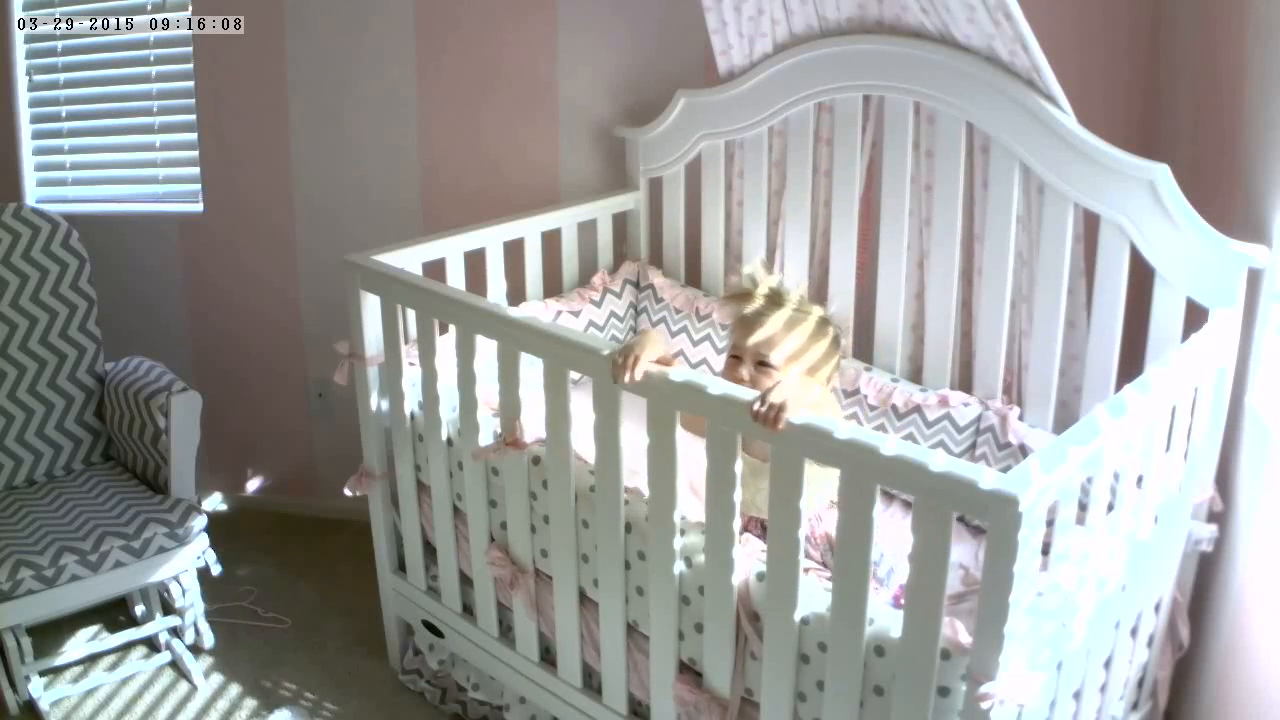
#> input picture frame 39 of 1.mp4, 1280 x 720 px, given in place of 5.mp4, which was not available
$ python Try1.py   (older library calls are emulated)
#> lines starting #> are read from the running program, lines starting #| are printed output that depends on the picture; pictures that were not available may be replaced by others from this repository, and a replacement may not be noted
import cv2
import numpy as np
import imutils

#Reading From File or 0 to view Live
cap= cv2.VideoCapture('5.mp4')

#reading from a image file Testing
#frame = cv2.imread('6.jpg')
#firstFrame = cv2.imread('firstframe.jpg',3)
firstFrame = None
#firstFrame = imutils.resize(firstFrame,width=500)
#print (firstFrame.shape)
#Loading the Classifies
face_cascade = cv2.CascadeClassifier('haarcascade/haarcascade_frontalface_default.xml')
eye_cascade = cv2.CascadeClassifier('haarcascade/haarcascade_eye.xml')
upper_body = cv2.CascadeClassifier('haarcascade/haarcascade_upperbody.xml')


while True:
    ret, frame = cap.read()
#> frame is the input picture: shape (720, 1280, 3); mean B, G, R 154.7, 156.5, 156.1

    frame = imutils.resize(frame,width=480)
#> frame: shape (270, 480, 3)
    gray = cv2.cvtColor(frame, cv2.COLOR_BGR2GRAY)
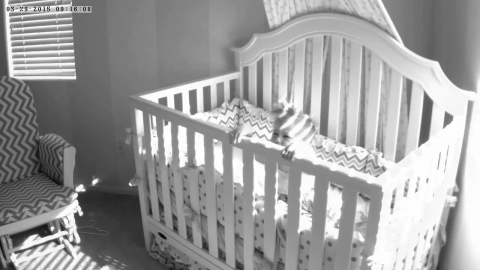
#> gray: shape (270, 480); min 10, max 255, mean 156.2
    gray = cv2.GaussianBlur(gray, (21, 21), 0)
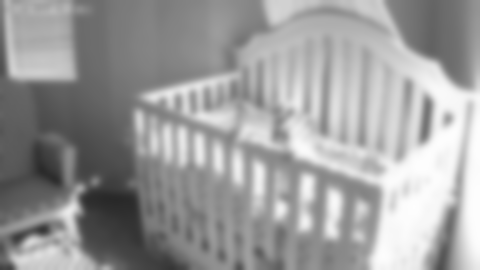
#> gray: shape (270, 480); min 40, max 254, mean 156.2
    sobelx = cv2.Sobel(frame,cv2.CV_64F,1,0,ksize=21)
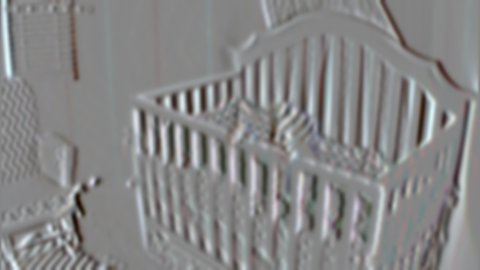
#> sobelx: shape (270, 480, 3) float64; mean B, G, R 1.64e+11, 1.52e+11, 1.55e+11; drawn with min black and max white
    edges = cv2.Canny(frame,100,100)
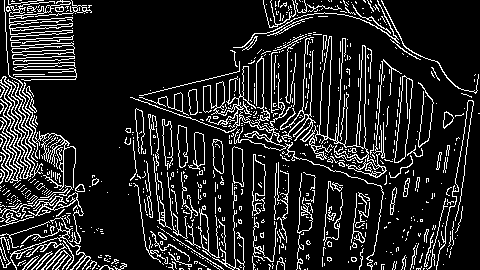
#> edges: shape (270, 480); 14.1% white in thin lines or dots

    if firstFrame is None:
        firstFrame = gray
        continue

    ##TEsting Corners
    ##gray = np.float32(gray1)

    #corners = cv2.goodFeaturesToTrack(gray,100,0.01,100)
    #corners = np.int0(corners)
    #xmin,ymin = corners[0].ravel()

    ##Tracking the Child
    #gray = cv2.cvtColor(frame, cv2.COLOR_BGR2GRAY)
    #gray = cv2.GaussianBlur(gray, (21, 21), 0)

    #Find the difference between Current frame and First frame

  #  frameDelta = cv2.absdiff(firstFrame, gray)
  #  thresh = cv2.threshold(frameDelta, 25, 255, cv2.THRESH_BINARY)[1]

  #  thresh = cv2.dilate(gray, None, iterations=2)
  #  (cnts, _s,_1) = cv2.findContours(gray.copy(), cv2.RETR_EXTERNAL,
		#cv2.CHAIN_APPROX_SIMPLE)

  #  for c in cnts:
		## if the contour is too small, ignore it
  #      #if cv2.contourArea(c) < args["min_area"]:
  #      #    continue

		## compute the bounding box for the contour, draw it on the frame,
		## and update the text
  #      (childx, childy, childw, childh) = cv2.boundingRect(c)
  #      cv2.rectangle(gray, (childx, childy), (childx + childw, childy + childh), (0, 0, 255), 2)


    # Hardcoded CRIB Range
    cv2.rectangle(frame,(60,40),(450,80),(0,0,255),3)
    cv2.rectangle(frame,(60,80),(450,300),(0,255,0),0)

    #Detect Faces
    gray1 = cv2.cvtColor(frame, cv2.COLOR_BGR2GRAY)
    faces= face_cascade.detectMultiScale(gray1)
    for (x,y,w,h) in faces:
        cv2.rectangle(frame,(x,y),(x+w,y+h),(0,255,0),2)
        #cv2.rectangle(frame,(cx,cy),(200,100),(0,255,0),3)
        roi_gray = gray[y:y+h, x:x+w]
        roi_color = frame[y:y+h,x:x+w]
        if(x>60 & y>40):
            print ("Child in Danger Area")

        eyes = eye_cascade.detectMultiScale(gray1)
        for(ex,ey,ew,eh) in eyes:
            cv2.rectangle(roi_color,(ex,ey),(ex+ew,ey+eh), (0,255,0),1)


    cv2.imshow('FaceDetection',gray1)
    frameDelta = cv2.absdiff(firstFrame, gray)
    thresh = cv2.threshold(frameDelta, 25, 255, cv2.THRESH_BINARY)[1]

    thresh = cv2.dilate(gray, None, iterations=2)
    (cnts, _s,_1) = cv2.findContours(gray.copy(), cv2.RETR_EXTERNAL,
		cv2.CHAIN_APPROX_SIMPLE)

    gray = np.float32(gray)
    dst = cv2.cornerHarris(thresh,2,3,0.1)
    dst = cv2.dilate(dst,None)
    ret, dst = cv2.threshold(dst,0.01*dst.max(),255,0)
    dst = np.uint8(dst)
    # find centroids
    ret, labels, stats, centroids = cv2.connectedComponentsWithStats(dst)

# define the criteria to stop and refine the corners
    criteria = (cv2.TERM_CRITERIA_EPS + cv2.TERM_CRITERIA_MAX_ITER, 100, 0.1)
    corners = cv2.cornerSubPix(gray,np.float32(centroids),(5,5),(-1,-1),criteria)

# [6 lines of commented-out code are left out]

    cv2.imshow('subpixel5',frame)

# Threshold for an optimal value, it may vary depending on the image.
    #frame1[dst>0.01*dst.max()]=[0,0,255]
    #cv2.imshow('test',frame1)

    for corner in corners:
        x,y = corner.ravel()
        cv2.circle(frame,(x,y),3,255,-1)

    cv2.imshow('Test1',frame)
    #cv2.imshow('Sobel',edges)

    if cv2.waitKey(5) == 27:
        break

cap.release()
cv2.destroyAllWindows()

$ run again, starting later in the video
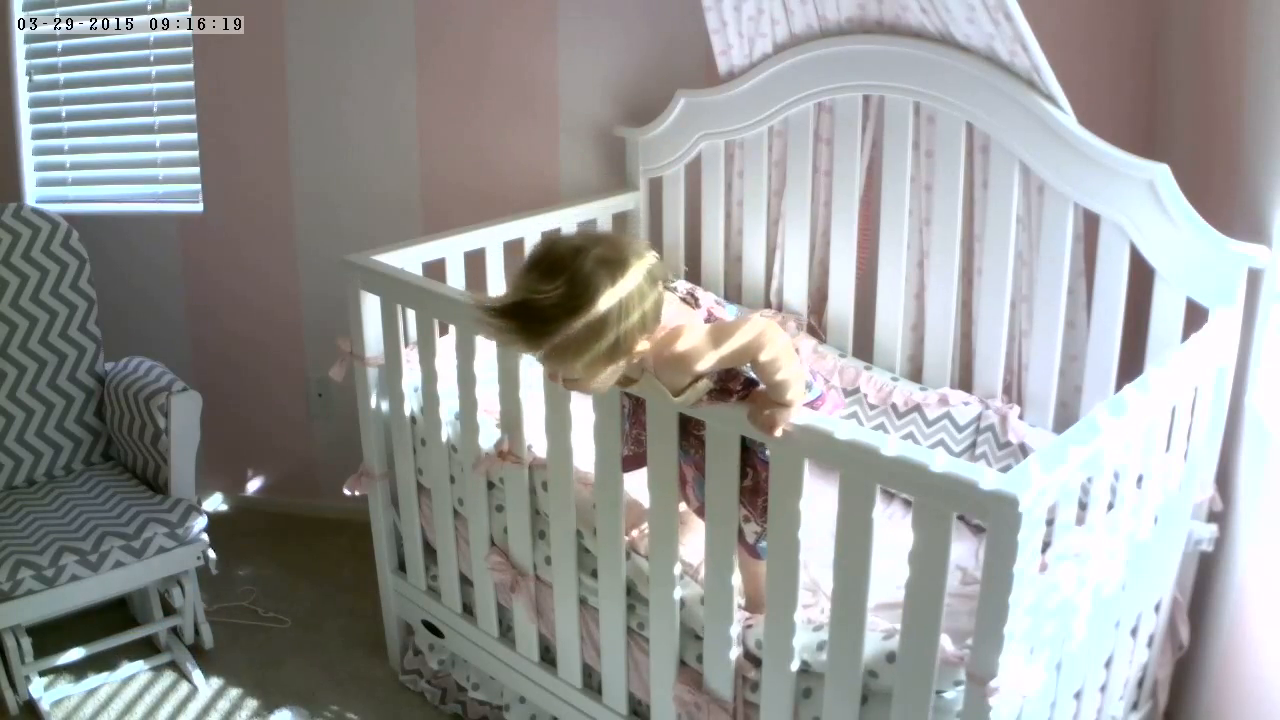
#> input picture frame 315 of 1.mp4, 1280 x 720 px, given in place of 5.mp4, which was not available
#> frame is the input picture: shape (720, 1280, 3); mean B, G, R 151.2, 152.7, 151.7
#> frame: shape (270, 480, 3)
#> `sobelx = cv2.Sobel(frame,cv2.CV_64F,1,0,ksize=21)`:
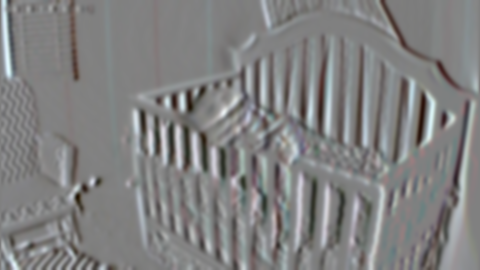
#> sobelx: shape (270, 480, 3) float64; mean B, G, R 1.7e+11, 1.58e+11, 1.61e+11; drawn with min black and max white
#> `edges = cv2.Canny(frame,100,100)`:
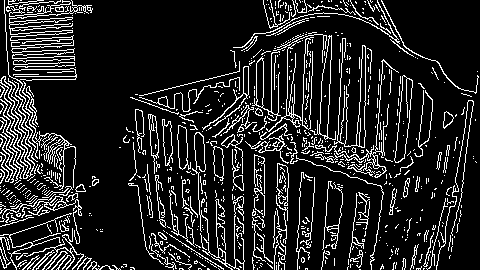
#> edges: shape (270, 480); 14% white in thin lines or dots
